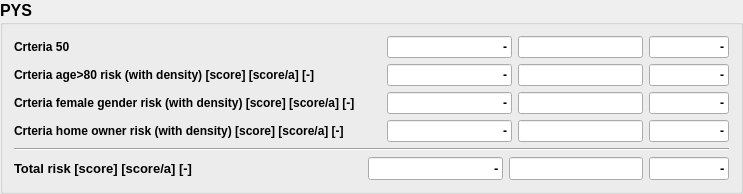
        <widget class="QGroupBox" name="groupBox_pys">
         <property name="minimumSize">
          <size>
           <width>600</width>
           <height>0</height>
          </size>
         </property>
         <property name="maximumSize">
          <size>
           <width>800</width>
           <height>16777215</height>
          </size>
         </property>
         <property name="font">
          <font>
           <family>Arial</family>
           <pointsize>12</pointsize>
           <weight>75</weight>
           <bold>true</bold>
          </font>
         </property>
         <property name="toolTip">
          <string/>
         </property>
         <property name="title">
          <string>PYS</string>
         </property>
         <property name="flat">
          <bool>true</bool>
         </property>
         <layout class="QVBoxLayout" name="verticalLayout_5">
          <item>
           <layout class="QGridLayout" name="gridLayout_6">
            <item row="0" column="0">
             <widget class="QLabel" name="label_14">
              <property name="font">
               <font>
                <family>Arial</family>
                <pointsize>9</pointsize>
               </font>
              </property>
              <property name="text">
               <string>Crteria 50&lt;age&lt;59 risk (with density) [score] [score/a] [-]              </string>
              </property>
             </widget>
            </item>
            <item row="0" column="1">
             <widget class="QLineEdit" name="lineEdit_pys_50">
              <property name="minimumSize">
               <size>
                <width>90</width>
                <height>0</height>
               </size>
              </property>
              <property name="maximumSize">
               <size>
                <width>16777215</width>
                <height>16777215</height>
               </size>
              </property>
              <property name="font">
               <font>
                <pointsize>9</pointsize>
               </font>
              </property>
              <property name="toolTip">
               <string>Risk without HYD-boundary probability [...]</string>
              </property>
              <property name="text">
               <string>-</string>
              </property>
              <property name="alignment">
               <set>Qt::AlignRight|Qt::AlignTrailing|Qt::AlignVCenter</set>
              </property>
              <property name="readOnly">
               <bool>true</bool>
              </property>
             </widget>
            </item>
            <item row="0" column="2">
             <widget class="QLineEdit" name="lineEdit_pys_50_hyd">
              <property name="minimumSize">
               <size>
                <width>90</width>
                <height>0</height>
               </size>
              </property>
              <property name="maximumSize">
               <size>
                <width>16777215</width>
                <height>16777215</height>
               </size>
              </property>
              <property name="font">
               <font>
                <pointsize>9</pointsize>
               </font>
              </property>
              <property name="toolTip">
               <string>Risk with HYD-boundary probability [.../a]</string>
              </property>
              <property name="alignment">
               <set>Qt::AlignRight|Qt::AlignTrailing|Qt::AlignVCenter</set>
              </property>
              <property name="readOnly">
               <bool>true</bool>
              </property>
             </widget>
            </item>
            <item row="0" column="3">
             <widget class="QLineEdit" name="lineEdit_pys_50_fac">
              <property name="minimumSize">
               <size>
                <width>80</width>
                <height>0</height>
               </size>
              </property>
              <property name="maximumSize">
               <size>
                <width>80</width>
                <height>16777215</height>
               </size>
              </property>
              <property name="font">
               <font>
                <pointsize>9</pointsize>
               </font>
              </property>
              <property name="toolTip">
               <string>Risk factor [-]</string>
              </property>
              <property name="text">
               <string>-</string>
              </property>
              <property name="alignment">
               <set>Qt::AlignRight|Qt::AlignTrailing|Qt::AlignVCenter</set>
              </property>
              <property name="readOnly">
               <bool>true</bool>
              </property>
             </widget>
            </item>
            <item row="1" column="0">
             <widget class="QLabel" name="label_15">
              <property name="font">
               <font>
                <family>Arial</family>
                <pointsize>9</pointsize>
               </font>
              </property>
              <property name="text">
               <string>Crteria age&gt;80 risk (with density) [score] [score/a] [-]        </string>
              </property>
             </widget>
            </item>
            <item row="1" column="1">
             <widget class="QLineEdit" name="lineEdit_pys_80">
              <property name="minimumSize">
               <size>
                <width>90</width>
                <height>0</height>
               </size>
              </property>
              <property name="maximumSize">
               <size>
                <width>16777215</width>
                <height>16777215</height>
               </size>
              </property>
              <property name="font">
               <font>
                <pointsize>9</pointsize>
               </font>
              </property>
              <property name="toolTip">
               <string>Risk without HYD-boundary probability [...]</string>
              </property>
              <property name="text">
               <string>-</string>
              </property>
              <property name="alignment">
               <set>Qt::AlignRight|Qt::AlignTrailing|Qt::AlignVCenter</set>
              </property>
              <property name="readOnly">
               <bool>true</bool>
              </property>
             </widget>
            </item>
            <item row="1" column="2">
             <widget class="QLineEdit" name="lineEdit_pys_80_hyd">
              <property name="minimumSize">
               <size>
                <width>90</width>
                <height>0</height>
               </size>
              </property>
              <property name="maximumSize">
               <size>
                <width>16777215</width>
                <height>16777215</height>
               </size>
              </property>
              <property name="font">
               <font>
                <pointsize>9</pointsize>
               </font>
              </property>
              <property name="toolTip">
               <string>Risk with HYD-boundary probability [.../a]</string>
              </property>
              <property name="alignment">
               <set>Qt::AlignRight|Qt::AlignTrailing|Qt::AlignVCenter</set>
              </property>
              <property name="readOnly">
               <bool>true</bool>
              </property>
             </widget>
            </item>
            <item row="1" column="3">
             <widget class="QLineEdit" name="lineEdit_pys_80_fac">
              <property name="minimumSize">
               <size>
                <width>80</width>
                <height>0</height>
               </size>
              </property>
              <property name="maximumSize">
               <size>
                <width>80</width>
                <height>16777215</height>
               </size>
              </property>
              <property name="font">
               <font>
                <pointsize>9</pointsize>
               </font>
              </property>
              <property name="toolTip">
               <string>Risk factor [-]</string>
              </property>
              <property name="text">
               <string>-</string>
              </property>
              <property name="alignment">
               <set>Qt::AlignRight|Qt::AlignTrailing|Qt::AlignVCenter</set>
              </property>
              <property name="readOnly">
               <bool>true</bool>
              </property>
             </widget>
            </item>
            <item row="2" column="0">
             <widget class="QLabel" name="label_16">
              <property name="font">
               <font>
                <family>Arial</family>
                <pointsize>9</pointsize>
               </font>
              </property>
              <property name="text">
               <string>Crteria female gender risk (with density) [score] [score/a] [-]        </string>
              </property>
             </widget>
            </item>
            <item row="2" column="1">
             <widget class="QLineEdit" name="lineEdit_pys_female">
              <property name="minimumSize">
               <size>
                <width>90</width>
                <height>0</height>
               </size>
              </property>
              <property name="maximumSize">
               <size>
                <width>16777215</width>
                <height>16777215</height>
               </size>
              </property>
              <property name="font">
               <font>
                <pointsize>9</pointsize>
               </font>
              </property>
              <property name="toolTip">
               <string>Risk without HYD-boundary probability [...]</string>
              </property>
              <property name="text">
               <string>-</string>
              </property>
              <property name="alignment">
               <set>Qt::AlignRight|Qt::AlignTrailing|Qt::AlignVCenter</set>
              </property>
              <property name="readOnly">
               <bool>true</bool>
              </property>
             </widget>
            </item>
            <item row="2" column="2">
             <widget class="QLineEdit" name="lineEdit_pys_female_hyd">
              <property name="minimumSize">
               <size>
                <width>90</width>
                <height>0</height>
               </size>
              </property>
              <property name="maximumSize">
               <size>
                <width>16777215</width>
                <height>16777215</height>
               </size>
              </property>
              <property name="font">
               <font>
                <pointsize>9</pointsize>
               </font>
              </property>
              <property name="toolTip">
               <string>Risk with HYD-boundary probability [.../a]</string>
              </property>
              <property name="alignment">
               <set>Qt::AlignRight|Qt::AlignTrailing|Qt::AlignVCenter</set>
              </property>
              <property name="readOnly">
               <bool>true</bool>
              </property>
             </widget>
            </item>
            <item row="2" column="3">
             <widget class="QLineEdit" name="lineEdit_pys_female_fac">
              <property name="minimumSize">
               <size>
                <width>80</width>
                <height>0</height>
               </size>
              </property>
              <property name="maximumSize">
               <size>
                <width>80</width>
                <height>16777215</height>
               </size>
              </property>
              <property name="font">
               <font>
                <pointsize>9</pointsize>
               </font>
              </property>
              <property name="toolTip">
               <string>Risk factor [-]</string>
              </property>
              <property name="text">
               <string>-</string>
              </property>
              <property name="alignment">
               <set>Qt::AlignRight|Qt::AlignTrailing|Qt::AlignVCenter</set>
              </property>
              <property name="readOnly">
               <bool>true</bool>
              </property>
             </widget>
            </item>
            <item row="3" column="0">
             <widget class="QLabel" name="label_17">
              <property name="font">
               <font>
                <family>Arial</family>
                <pointsize>9</pointsize>
               </font>
              </property>
              <property name="text">
               <string>Crteria home owner risk (with density) [score] [score/a] [-]        </string>
              </property>
             </widget>
            </item>
            <item row="3" column="1">
             <widget class="QLineEdit" name="lineEdit_pys_owner">
              <property name="minimumSize">
               <size>
                <width>90</width>
                <height>0</height>
               </size>
              </property>
              <property name="maximumSize">
               <size>
                <width>16777215</width>
                <height>16777215</height>
               </size>
              </property>
              <property name="font">
               <font>
                <pointsize>9</pointsize>
               </font>
              </property>
              <property name="toolTip">
               <string>Risk without HYD-boundary probability [...]</string>
              </property>
              <property name="text">
               <string>-</string>
              </property>
              <property name="alignment">
               <set>Qt::AlignRight|Qt::AlignTrailing|Qt::AlignVCenter</set>
              </property>
              <property name="readOnly">
               <bool>true</bool>
              </property>
             </widget>
            </item>
            <item row="3" column="2">
             <widget class="QLineEdit" name="lineEdit_pys_owner_hyd">
              <property name="minimumSize">
               <size>
                <width>90</width>
                <height>0</height>
               </size>
              </property>
              <property name="maximumSize">
               <size>
                <width>16777215</width>
                <height>16777215</height>
               </size>
              </property>
              <property name="font">
               <font>
                <pointsize>9</pointsize>
               </font>
              </property>
              <property name="toolTip">
               <string>Risk with HYD-boundary probability [.../a]</string>
              </property>
              <property name="alignment">
               <set>Qt::AlignRight|Qt::AlignTrailing|Qt::AlignVCenter</set>
              </property>
              <property name="readOnly">
               <bool>true</bool>
              </property>
             </widget>
            </item>
            <item row="3" column="3">
             <widget class="QLineEdit" name="lineEdit_pys_owner_fac">
              <property name="minimumSize">
               <size>
                <width>80</width>
                <height>0</height>
               </size>
              </property>
              <property name="maximumSize">
               <size>
                <width>80</width>
                <height>16777215</height>
               </size>
              </property>
              <property name="font">
               <font>
                <pointsize>9</pointsize>
               </font>
              </property>
              <property name="toolTip">
               <string>Risk factor [-]</string>
              </property>
              <property name="text">
               <string>-</string>
              </property>
              <property name="alignment">
               <set>Qt::AlignRight|Qt::AlignTrailing|Qt::AlignVCenter</set>
              </property>
              <property name="readOnly">
               <bool>true</bool>
              </property>
             </widget>
            </item>
           </layout>
          </item>
          <item>
           <widget class="Line" name="line_3">
            <property name="orientation">
             <enum>Qt::Horizontal</enum>
            </property>
           </widget>
          </item>
          <item>
           <layout class="QHBoxLayout" name="horizontalLayout_3">
            <item>
             <widget class="QLabel" name="label_18">
              <property name="font">
               <font>
                <family>Arial</family>
                <pointsize>10</pointsize>
               </font>
              </property>
              <property name="text">
               <string>Total risk [score] [score/a] [-]                                               </string>
              </property>
             </widget>
            </item>
            <item>
             <widget class="QLineEdit" name="lineEdit_pys_total">
              <property name="minimumSize">
               <size>
                <width>90</width>
                <height>0</height>
               </size>
              </property>
              <property name="maximumSize">
               <size>
                <width>16777215</width>
                <height>16777215</height>
               </size>
              </property>
              <property name="font">
               <font>
                <pointsize>10</pointsize>
               </font>
              </property>
              <property name="toolTip">
               <string>Risk without HYD-boundary probability [...]</string>
              </property>
              <property name="text">
               <string>-</string>
              </property>
              <property name="alignment">
               <set>Qt::AlignRight|Qt::AlignTrailing|Qt::AlignVCenter</set>
              </property>
              <property name="readOnly">
               <bool>true</bool>
              </property>
             </widget>
            </item>
            <item>
             <widget class="QLineEdit" name="lineEdit_pys_total_hyd">
              <property name="minimumSize">
               <size>
                <width>90</width>
                <height>0</height>
               </size>
              </property>
              <property name="maximumSize">
               <size>
                <width>16777215</width>
                <height>16777215</height>
               </size>
              </property>
              <property name="font">
               <font>
                <pointsize>10</pointsize>
               </font>
              </property>
              <property name="toolTip">
               <string>Risk with HYD-boundary probability [.../a]</string>
              </property>
              <property name="alignment">
               <set>Qt::AlignRight|Qt::AlignTrailing|Qt::AlignVCenter</set>
              </property>
              <property name="readOnly">
               <bool>true</bool>
              </property>
             </widget>
            </item>
            <item>
             <widget class="QLineEdit" name="lineEdit_pys_total_fac">
              <property name="minimumSize">
               <size>
                <width>80</width>
                <height>0</height>
               </size>
              </property>
              <property name="maximumSize">
               <size>
                <width>80</width>
                <height>16777215</height>
               </size>
              </property>
              <property name="font">
               <font>
                <pointsize>10</pointsize>
               </font>
              </property>
              <property name="toolTip">
               <string>Risk factor [-]</string>
              </property>
              <property name="text">
               <string>-</string>
              </property>
              <property name="alignment">
               <set>Qt::AlignRight|Qt::AlignTrailing|Qt::AlignVCenter</set>
              </property>
              <property name="readOnly">
               <bool>true</bool>
              </property>
             </widget>
            </item>
           </layout>
          </item>
         </layout>
        </widget>
